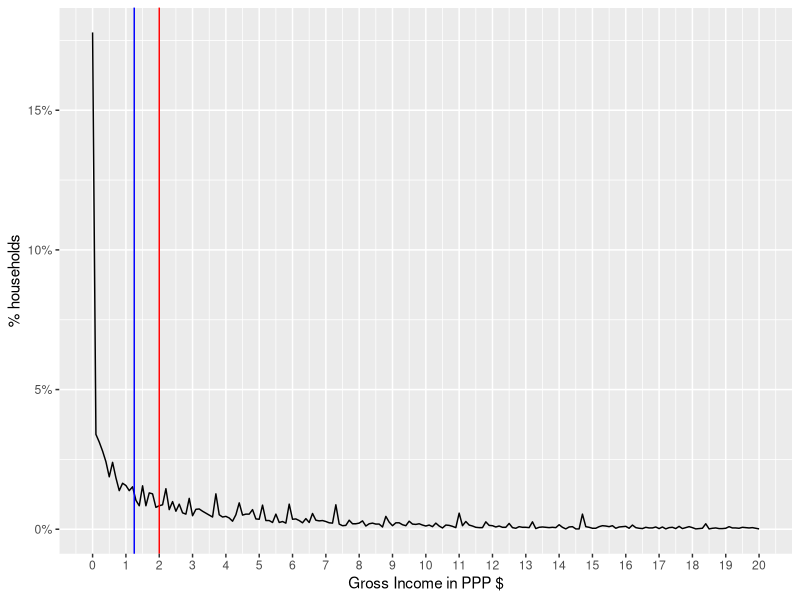
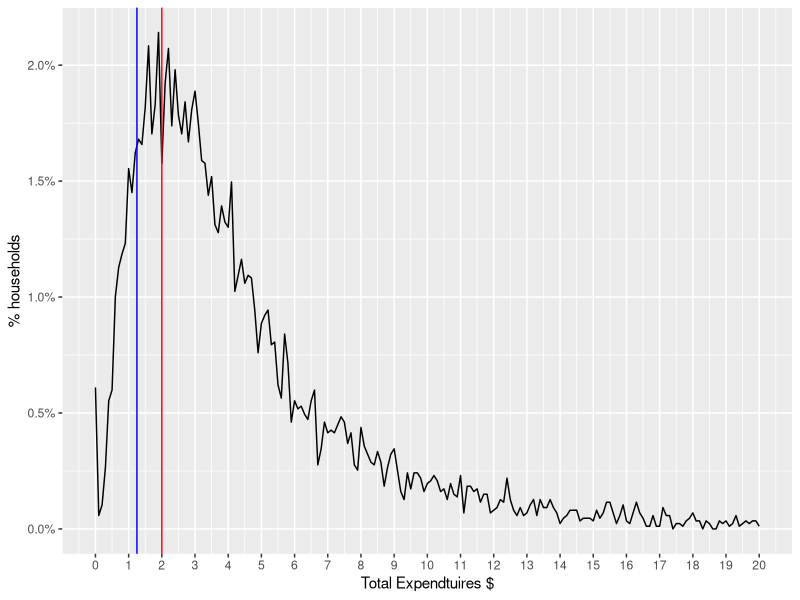
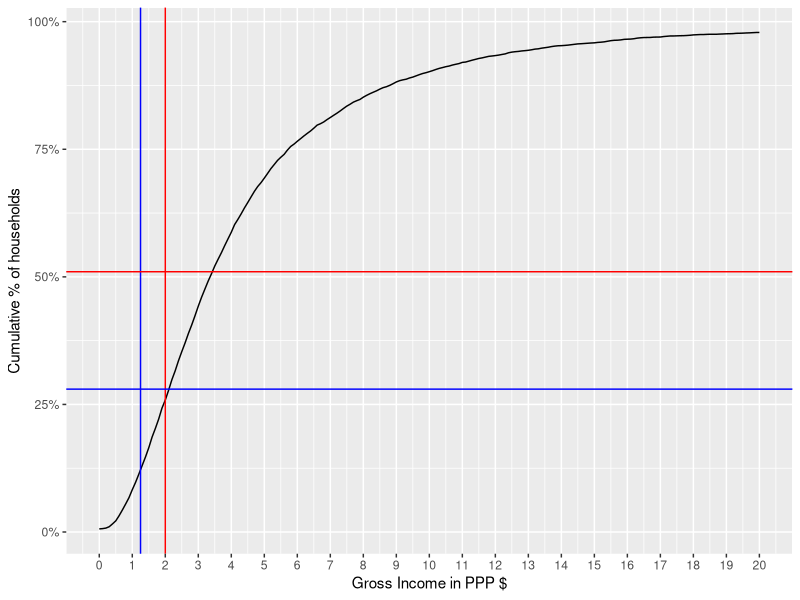
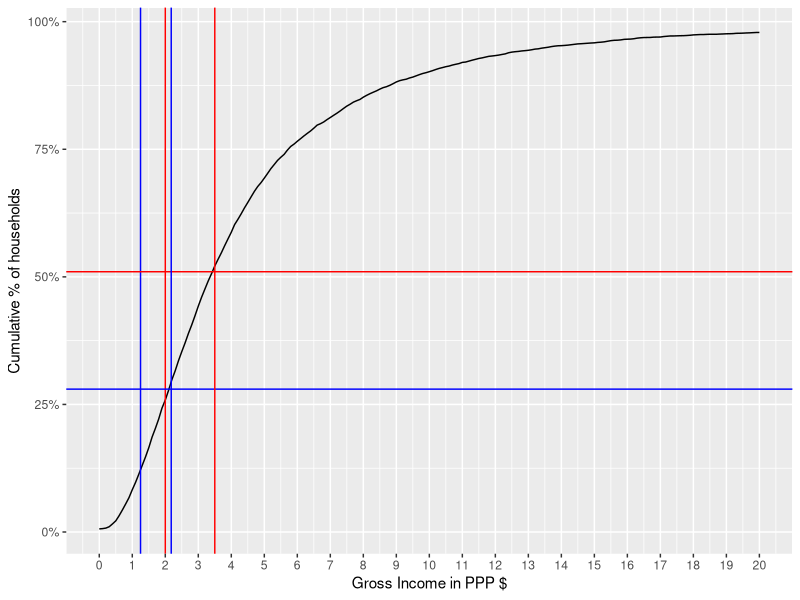
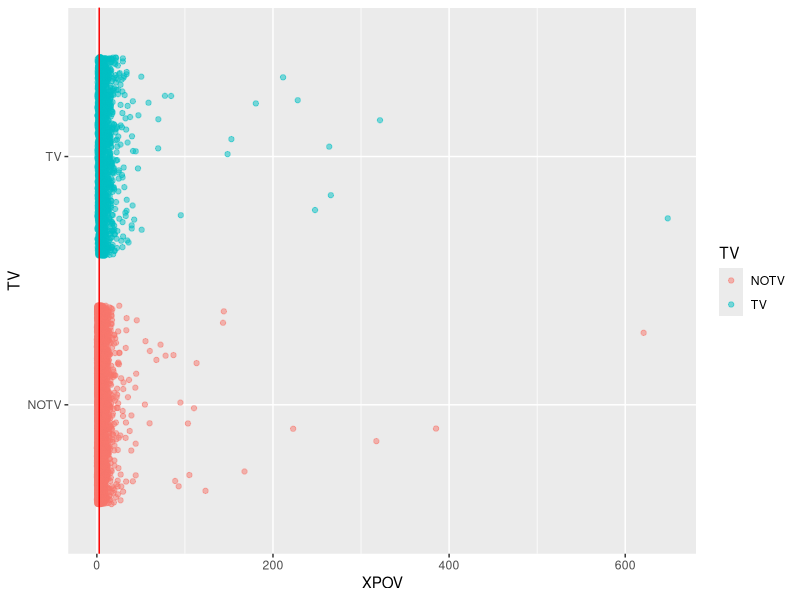
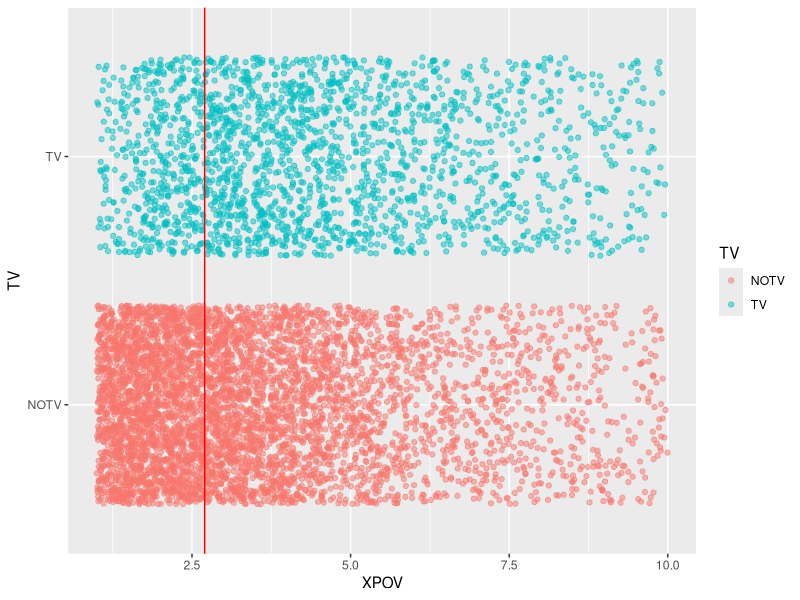

Write the R code that produced these figures, in order. (Note: this script raises an error after producing the figures.)


library('foreign')
# We'll assume having Ghana/Ethiopia data in the directory
household = read.dta('GHA_2006_GLSS_v01_M_v01_A_SHIP_Stata8/GHA_2005_H.dta')
expenses = read.dta('GHA_2006_GLSS_v01_M_v01_A_SHIP_Stata8/GHA_2005_E.dta')
individuals = read.dta('GHA_2006_GLSS_v01_M_v01_A_SHIP_Stata8/GHA_2005_I.dta')


#household = read.dta('ETH_2004_HICES_v01_M_v01_A_SHIP_Stata8/ETH_2004_H_P.dta')
#expenses = read.dta('ETH_2004_HICES_v01_M_v01_A_SHIP_Stata8/ETH_2004_E_P.dta')
#individuals = read.dta('ETH_2004_HICES_v01_M_v01_A_SHIP_Stata8/ETH_2004_I_P.dta')

#ETH_2000_HICES_v01_M_v01_A_SHIP_Stata8

#household = read.dta('ETH_2000_HICES_v01_M_v01_A_SHIP_Stata8/ETH_2000_H_P.dta')
#expenses = read.dta('ETH_2000_HICES_v01_M_v01_A_SHIP_Stata8/ETH_2000_E_P.dta')
#individuals = read.dta('ETH_2000_HICES_v01_M_v01_A_SHIP_Stata8/ETH_2000_I_P.dta')

household$INC_TOT_G_PPP_DAILY = household$INC_TOT_G / expenses$PPP2005[1] / 365

household$XPOV = household$INC_TOT_G_PPP_DAILY
household$INC_TOT_G_PPP_DAILY = household$INC_TOT_G / expenses$PPP2005[1] / 365

household$XPOV = household$INC_TOT_G_PPP_DAILY



library(ggplot2)
library(scales)
distPlot = ggplot(household, aes(x=XPOV, nrow=nrow(household), y=..count.. / nrow)) +
geom_line(stat='bin', binwidth=0.1) + scale_y_continuous(labels = percent_format()) + 
geom_vline(xintercept=2.0, color='red') + geom_vline(xintercept=1.25, color='blue')

distPlot + scale_x_continuous(limits=c(0, 20), breaks=0:20)  + labs(x='Gross Income in PPP $', y='% households')

sum(household$INC_TOT_G_PPP_DAILY == 0.0) / nrow(household)


# EXPENDTIURES
if('PCEXPDR_PPP' %in% names(household)){ # for Ghana
  #household$XPOV = household$PCEXP / expenses$PPP2005 / 365
  household$XPOV = household$PCEXPDR_PPP / 365

}else{ # for  Ethiopia
  household$XPOV = household$PCEXP_PPP / 365
}

distPlot = ggplot(household, aes(x=XPOV, nrow=nrow(household), y=..count.. / nrow)) +
geom_line(stat='bin', binwidth=0.1) + scale_y_continuous(labels = percent_format()) + 
geom_vline(xintercept=2.0, color='red') + geom_vline(xintercept=1.25, color='blue')
distPlot + scale_x_continuous(limits=c(0, 20), breaks=0:20)  + labs(x='Total Expendtuires $', y='% households')

sum(household$XPOV == 0.0) / nrow(household)

distPlot + aes(y=cumsum(..count..)/nrow) + scale_x_continuous(limits=c(0, 20), breaks=0:20)  +
labs(x='Gross Income in PPP $', y='Cumulative % of households') +
geom_hline(yintercept=0.51, color='red') + 
geom_hline(yintercept=0.28, color='blue')

# VISUAL ROUGH CALCULATION (just multiplied the hlines by a factor)
distPlot + aes(y=cumsum(..count..)/nrow) + scale_x_continuous(limits=c(0, 20), breaks=0:20)  +
labs(x='Gross Income in PPP $', y='Cumulative % of households') +
geom_hline(yintercept=0.51, color='red') + 
geom_hline(yintercept=0.28, color='blue') + 
geom_vline(xintercept=3.5, color='red') + geom_vline(xintercept=2.18, color='blue')

household$poor = factor(household$XPOV < 3.5)
# for households levels
table(household$poor)
sum(household$poor == TRUE, na.rm=T) / nrow(household)

# for individuals levels
sum(household$poor == T * household$HHSIZE, na.rm=T) / sum(household$HHSIZE)

household$poor = factor(household$XPOV < 2.7)
# for households levels
table(household$poor)
sum(household$poor == T, na.rm=T) / nrow(household)
sum(household$poor == T * household$HHSIZE, na.rm=T) / sum(household$HHSIZE)

# the default levels are 'YES', 'NO', let's change them to make the table more readble
levels(household$TV) = c('NOTV', 'TV')
table(household$poor, household$TV)

tv_xpov = ggplot(subset(household, !is.na(TV)), aes(y=TV, x=XPOV, col=TV)) +
geom_point(alpha=0.5, position=position_jitter(0.05)) + geom_vline(xintercept=2.7, color='red')
tv_xpov

tv_xpov + scale_x_continuous(limits=c(1,10)) 

library(caTools) # for sampling
set.seed(2000) # to ensure consistent runs
split = sample.split(household$poor, SplitRatio=0.7)

# adding poor factorial
household$poorfac = factor(household$poor, levels=c('TRUE', 'FALSE'))
levels(household$poorfac) = c('POOR', 'NOT_POOR')

train.household = subset(household, split)
test.household = subset(household, !split)

# you can use '.' to refer to all variable or . - VAR1 - VAR2 to exclude some variables
logit1 = glm(poor ~ TV + TOILET, data=train.household, family=binomial)
summary(logit1)

logit1.poor.prediction = predict(logit1, newdata=test.household, type="response")
head(logit1.poor.prediction)

table(prediction=logit1.poor.prediction > 0.5, reference = test.household$poor)

# or you can use the more polished way of confusionMatrix in caret library

library(caret)
library(e1071)

confusionMatrix(logit1.poor.prediction > 0.5, test.household$poor)

library(ROCR)

logit1.ROCRpred = prediction(logit1.poor.prediction, test.household$poor) # prediction object

perf = performance(logit1.ROCRpred, 'tpr', 'fpr')
rocplot = function(perf){
  qplot(perf@x.values[[1]], perf@y.values[[1]], geom='line') + labs(x=perf@x.name, y=perf@y.name, title=perf@alpha.name) # plot ROC
}
rocplot(perf)

# this way you can get auc, precision, recall as values or as plots where the 
# the x axis is the cutoff and the xaxis is the metric. 
# to get the area under the curve
as.numeric(performance(logit1.ROCRpred, 'auc')@y.values)

# in helpers.R
drawPrecisionRecall(logit1.ROCRpred)

logit2 = glm(poor ~ WALLS + FLOOR + WATER + OWNHOUSE + ROOMS + ROOF, data=train.household, family=binomial) 
logit2.poor.prediction = predict(logit2, newdata=test.household, type="response")

logit2.ROCRpred = prediction(logit2.poor.prediction, test.household$poor) # prediction object
drawPrecisionRecall(logit2.ROCRpred)

confusionMatrix(logit2.poor.prediction > 0.4, test.household$poor)


logit1.auc = performance(logit1.ROCRpred, 'auc')
logit2.auc = performance(logit2.ROCRpred, 'auc')
logit1.auc@y.values[[1]]
logit2.auc@y.values[[1]]

logit1.tpr.fpr = performance(logit1.ROCRpred, 'tpr', 'fpr')
logit2.tpr.fpr = performance(logit2.ROCRpred, 'tpr', 'fpr')

# not the cleanest way, but will make generating graphs for exploring much much better
df1 = data.frame(logit1.x = logit1.tpr.fpr@x.values[[1]], logit1.y = logit1.tpr.fpr@y.values[[1]])
df2 = data.frame(logit2.x = logit2.tpr.fpr@x.values[[1]], logit2.y = logit2.tpr.fpr@y.values[[1]])
ggplot(df1, aes(x = logit1.x, y=logit1.y)) +
  geom_line() +
  geom_line(data=df2, aes(logit2.x, logit2.y), color='red') +
  labs(title="Comparison between logit1 and logit2", x='False Positive Rate', y='True Positive Rate')

compareTwoModels(logit1, logit2, test.data=test.household, dep.var='poor',
                 model1.name='logit1', model2.name='logit2')

  summary(logit2)

library(randomForest)
# note in randomForests, NA values must be imputed or totally ignored 
#forest1 = randomForest(poor ~ HHSEX + HHAGEY + HHMARST + HHEDLEV + HHEMSTAT + HHEMTYPE  + OWNHOUSE+ ROOMS + GARBDISP + TOILET + WALLS +  SEWMACH + STOVE + RADIO + TV + AGLAND +  OTHLNDOW, data=train.household, nodesize=25, ntree=200)

forest1 = randomForest(poor ~ WALLS + FLOOR + WATER + OWNHOUSE + ROOMS + ROOF, data=train.household, nodesize=25, ntree=200)

# random forest models output TRUE or FALSE directly for classification. The models
# knew that it is a classification problem because the column poor is a factor. To
# Treat as response, make the poor column logical

# The predict function works here as well (there is an alias for each algorithm)
forest1.poor.prediction = predict(forest1, newdata=test.household)
confusionMatrix(forest1.poor.prediction, test.household$poor)

library(plyr)


all_info = ddply(individuals, .(HID), function(x){ 
                c(
                  sum(x$AGEY < 6) / x[1,]$HHSIZE_S, 
                  sum(x$AGEY < 15) / x[1,]$HHSIZE_S, 
                  sum(x$AGEY < 21) / x[1,]$HHSIZE_S,
                  sum(x$AGEY > 60) / x[1,]$HHSIZE_S,
                  sum(x$SEX == 'Female') / x[1,]$HHSIZE_S,
                  sum(x$LITERACY == 'Cannot read or write') / x[1,]$HHSIZE_S
                )
                 })
names(all_info) = c('HID', 'UND6RAT', 'UND15RAT', 'UND21RAT', 'ABV60RAT', 'FEMRAT', 'LITRAT')
extra.household = merge(all_info, household, by='HID')

train.extra.household = extra.household[split, ]
test.extra.household = extra.household[!split, ]

forest1 = randomForest(poor ~ WALLS + FLOOR + WATER + OWNHOUSE + ROOMS + ROOF, data=train.extra.household) 

forest2 = randomForest(poor ~ UND6RAT + FEMRAT + WALLS + FLOOR + WATER + OWNHOUSE + ROOMS + ROOF, data=train.extra.household) 
logit3 = glm(poor ~ UND6RAT + FEMRAT + WALLS + FLOOR + WATER + OWNHOUSE + ROOMS + ROOF, data=train.extra.household, family=binomial) 


library('mice')
povCols = c('HHSEX', 'HHAGEY', 'HHMARST', 'HHEDLEV', 'HHEMTYPE', 'OWNHOUSE',  'ROOMS', 'GARBDISP', 'TOILET', 'WALLS', 'SEWMACH', 'STOVE', 'RADIO', 'TV', 'AGLAND', 'OTHLNDOW', 'poor')

subset.household = household[, povCols]

subset.train.household  = subset(subset.household, split)
subset.test.household  = subset(subset.household, !split)

logit4 = glm(poor ~ ., subset.train.household, family=binomial)

# takes a lot of time, not worth it
# imputed.household = complete(mice(household[, povCols]))
  imputed.household = household

imputed.train.household = subset(imputed.household, split)
imputed.test.household = subset(imputed.household, !split)

logit4 = glm(poor ~ ., imputed.train.household, family=binomial)
logit4.poor.prediction = predict(logit4, imputed.test.household)
table(prediction=logit4.poor.prediction > 0.4, reference = imputed.test.household$poor)

library(kernlab)
svm1 = ksvm(poor ~ WALLS + FLOOR + WATER + OWNHOUSE + ROOMS + ROOF, data=train.extra.household)
svm1.predictions = predict(svm1, test.extra.household)
confusionMatrix(svm1.predictions, test.extra.household$poor)

svm3 = ksvm(poor ~ UND6RAT + FEMRAT + WALLS + FLOOR + WATER + OWNHOUSE + ROOMS + ROOF, data=train.extra.household) 

svm3.predictions = predict(svm3, test.extra.household)
confusionMatrix(svm3.predictions, test.extra.household$poor)

# fitControl <- trainControl(## 10-fold CV
#                            method = "repeatedcv",
#                            number = 10,
#                            ## repeated ten times
#                            repeats = 5)
# 
# 
# gbmFit1 <- train(poor ~ UND6RAT + FEMRAT + WALLS + FLOOR + WATER + OWNHOUSE + ROOMS + ROOF,
#                  data = train.extra.household,
#                  method = "gbm",
#                  trControl = fitControl,
#                  ## This last option is actually one
#                  ## for gbm() that passes through
#                  verbose = FALSE)
# gbmFit1
# 


# svmFit1 <- train(poor ~ UND6RAT + FEMRAT + WALLS + FLOOR + WATER + OWNHOUSE + ROOMS + ROOF,
#                  data = train.extra.household,
#                  method = "svmRadial",
#                  trControl = fitControl,
#                  tuneLength = 8)
# svmFit1


# descrimination 
# rdaFit1 <- train(poor ~ UND6RAT + FEMRAT + WALLS + FLOOR + WATER + OWNHOUSE + ROOMS + ROOF,
#                  data = train.extra.household,
#                  method = "rda",
#                  trControl = fitControl,
#                  tuneLength = 4,
#                  metric = "ROC")
# rdaFit
# 
# 
# 
# logFit1 <- train(poor ~ UND6RAT + FEMRAT + WALLS + FLOOR + WATER + OWNHOUSE + ROOMS + ROOF,
#                  data = train.extra.household,
#                  method = "LogitBoost",
#                  trControl = fitControl)
# logFit1

ggplot(extra.household, aes(x=TOILET, fill=poorfac)) + geom_bar(position='fill')
ggplot(extra.household, aes(x=TV, fill=poorfac)) + geom_bar(position='fill')
ggplot(extra.household, aes(x=GARBDISP, fill=poorfac)) + geom_bar(position='fill') + ggtitle('Grabage disposal')
ggplot(extra.household, aes(x=SEWMACH, fill=poorfac)) + geom_bar(position='fill') + ggtitle('Sewing machine')
ggplot(extra.household, aes(x=WALLS, fill=poorfac)) + geom_bar(position='fill')
ggplot(extra.household, aes(x=STOVE, fill=poorfac)) + geom_bar(position='fill')
ggplot(extra.household, aes(x=RADIO, fill=poorfac)) + geom_bar(position='fill')

ggplot(extra.household, aes(x=HHAGEY, fill=poorfac)) + geom_bar(position='fill') + ggtitle('Household Head Age')
ggplot(extra.household, aes(x=HHSEX, fill=poorfac)) + geom_bar(position='fill') + ggtitle('Household Head Sex')
ggplot(extra.household, aes(x=HHMARST, fill=poorfac)) + geom_bar(position='fill') + ggtitle('Household Head Martial Status') + theme(axis.text.x = element_text(angle = 90, hjust = 1))
ggplot(extra.household, aes(x=HHEDLEV, fill=poorfac)) + geom_bar(position='fill') + ggtitle('Household Head Ed level') + scale_x_discrete(labels= c('No Education', 'Pre school', 'Primary', 'Secondary', 'Upper secondary ', 'Post secondary (technical or vocational)', 'University', 'Literacy Program', 'Other', 'NA')) + theme(axis.text.x = element_text(angle = 90, hjust = 1))
ggplot(extra.household, aes(x=OWNHOUSE, fill=poorfac)) + geom_bar(position='fill') + ggtitle('Is the house owned')

ggplot(extra.household, aes(x=UND6RAT, fill=poorfac)) + geom_bar(position='fill', binwidth=0.1) + labs(title ='Under 6 ratio') + scale_x_continuous(limits=c(0.0, 1.0))
ggplot(extra.household, aes(x=UND15RAT, fill=poorfac)) + geom_bar(position='fill', binwidth=0.1) + labs(title = 'Under 15 ratio') + scale_x_continuous(limits=c(0.0, 1.0))
ggplot(extra.household, aes(x=UND21RAT, fill=poorfac)) + geom_bar(position='fill', binwidth=0.1) + labs(title = 'Under 21 ratio') + scale_x_continuous(limits=c(0.0, 1.0))
ggplot(extra.household, aes(x=ABV60RAT, fill=poorfac)) + geom_bar(position='fill', binwidth=0.1) + labs(title = 'Above 60 ratio') + scale_x_continuous(limits=c(0.0, 1.0))
ggplot(extra.household, aes(x=FEMRAT, fill=poorfac)) + geom_bar(position='fill', binwidth=0.1) + labs(title = 'Female  ratio') + scale_x_continuous(limits=c(0.0, 1.0))
ggplot(extra.household, aes(x=LITRAT, fill=poorfac)) + geom_bar(position='fill', binwidth=0.1) + labs(title = 'Illiteracy ratio') + scale_x_continuous(limits=c(0.0, 1.0))

ggplot(extra.household, aes(x=HHEDLEV, fill=poorfac)) + geom_bar() + ggtitle('Household Head Ed level') + scale_x_discrete(labels= c('No Education', 'Pre school', 'Primary', 'Secondary', 'Upper secondary ', 'Post secondary (technical or vocational)', 'University', 'Literacy Program', 'Other', 'NA')) + theme(axis.text.x = element_text(angle = 90, hjust = 1))
ggplot(extra.household, aes(x=LITRAT, fill=poorfac)) + geom_bar(binwidth=0.1) + labs(title = 'Illiteracy ratio') + scale_x_continuous(limits=c(0.0, 1.0))

fitControl <- trainControl(## 10-fold CV
                           method = "repeatedcv",
                           number = 10,
                           ## repeated ten times
                           repeats = 5)


#gbmFit1 <- train(poor ~ UND6RAT + FEMRAT + WALLS + FLOOR + WATER + OWNHOUSE + ROOMS + ROOF,
gbmFit1 <- train(poor ~ TOILET + TV + GARBDISP + STOVE + HHMARST + HHEDLEV + OWNHOUSE + UND15RAT  + UND21RAT  + FEMRAT +LITRAT,
                 data = train.extra.household,
                 method = "gbm",
                 trControl = fitControl,
                 ## This last option is actually one
                 ## for gbm() that passes through
                 verbose = FALSE)
gbmFit1

gbmFit2 <- train(poor ~ UND6RAT + FEMRAT + WALLS + FLOOR + WATER + OWNHOUSE + ROOMS + ROOF,
                 data = train.extra.household,
                 method = "gbm",
                 trControl = fitControl,
                 ## This last option is actually one
                 ## for gbm() that passes through
                 verbose = FALSE)
gbmFit2
